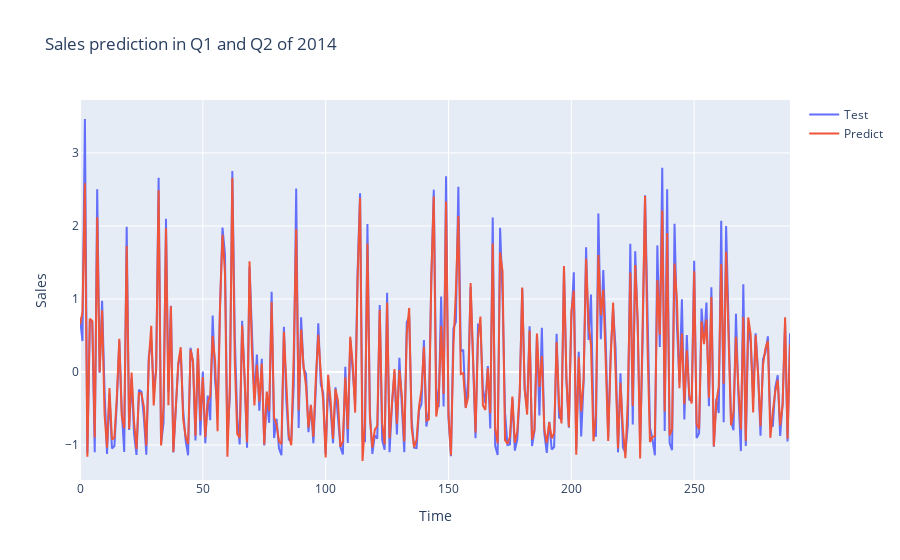

The cell this chart's notebook holds for it:
### Code cell
# fig = go.Figure()

# fig.add_trace(go.Scatter(x=np.arange(len(dates)-5), y=X[2:-3, 0], mode='lines', name='Test'))
# fig.add_trace(go.Scatter(x=np.arange(len(dates)-5), y=pred[:, 0], mode='lines', name='Predict'))

# fig.update_layout(title='Sales prediction in Q1 and Q2 of 2014',
#                   xaxis_title='Time',
#                   yaxis_title='Sales',
#                   showlegend=True)

# fig.update_xaxes(showgrid=True, zeroline=True)
# fig.update_yaxes(showgrid=True, zeroline=True)

# fig.show()

### Figure 1 — Plotly figure (JSON) as saved in the notebook; plotly's stock layout.template omitted (floating-point values rounded to 4 significant figures; data arrays with more than 128 entries replaced by an {"elided": "..."} marker saying what was removed)
{"data": [{"mode": "lines", "name": "Test", "type": "scatter", "x": {"elided": "290 int values"}, "y": {"elided": "290 float values"}}, {"mode": "lines", "name": "Predict", "type": "scatter", "x": {"elided": "290 int values"}, "y": {"elided": "290 float values"}}], "layout": {"showlegend": true, "title": {"text": "Sales prediction in Q1 and Q2 of 2014"}, "xaxis": {"showgrid": true, "title": {"text": "Time"}, "zeroline": true}, "yaxis": {"showgrid": true, "title": {"text": "Sales"}, "zeroline": true}}}
